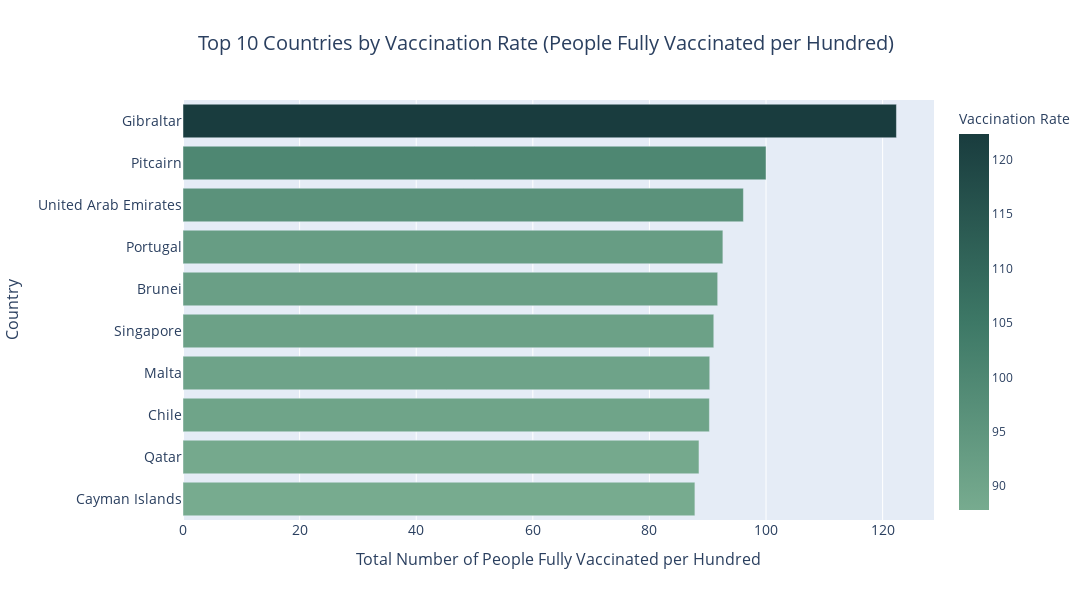

Notebook code for this chart:
### Markdown cell above
#### 4.1.1 Top 10 Countries by Vaccination Rate

### Code cell
# Highest vaccination rates
fig = go.Figure(go.Bar(
    x=highest_vaccination_rates['Total Number of People Fully Vaccinated per Hundred'],
    y=highest_vaccination_rates['Country'],
    orientation='h', # Horizontal bar chart
    marker={
        'color': highest_vaccination_rates['Total Number of People Fully Vaccinated per Hundred'],
        'coloraxis': 'coloraxis' # Color bars based on vaccination rate
    } 
))

# Customize the chart layout
fig.update_layout(
    title={
        'text': 'Top 10 Countries by Vaccination Rate (People Fully Vaccinated per Hundred)',
        'x': 0.5,  # Center the title horizontally
        'xanchor': 'center',  # Ensure the centering is based on the middle of the text
        'font': {
            'size': 20 # Title font size
        }  
    },
    xaxis={
        'title': 'Total Number of People Fully Vaccinated per Hundred',
        'title_font_size': 16,  # X-axis title font size
        'tickfont_size': 14  # X-axis tick font size
    },
    yaxis={
        'title': 'Country',
        'title_font_size': 16,  # Y-axis title font size
        'tickfont_size': 14,  # Y-axis tick font size
        'autorange': "reversed" # Countries ordered from highest vaccination rate at the top
    },
    coloraxis={
        'colorscale': color_scale_top,
        'colorbar': {
            'title': 'Vaccination Rate'
        }
    },
    height=600,
    width=1200
)

fig.show()

### Figure 1 — Plotly figure (JSON) as saved in the notebook; plotly's stock layout.template omitted (floating-point values rounded to 4 significant figures)
{"data": [{"marker": {"color": [122.4, 100.0, 96.12, 92.6, 91.71, 91.04, 90.35, 90.29, 88.5, 87.8], "coloraxis": "coloraxis"}, "orientation": "h", "type": "bar", "x": [122.4, 100.0, 96.12, 92.6, 91.71, 91.04, 90.35, 90.29, 88.5, 87.8], "y": ["Gibraltar", "Pitcairn", "United Arab Emirates", "Portugal", "Brunei", "Singapore", "Malta", "Chile", "Qatar", "Cayman Islands"]}], "layout": {"coloraxis": {"colorbar": {"title": {"text": "Vaccination Rate"}}, "colorscale": [[0, "rgb(119, 171, 143)"], [0.5, "rgb(61, 120, 102)"], [1, "rgb(25, 60, 62)"]]}, "height": 600, "title": {"font": {"size": 20}, "text": "Top 10 Countries by Vaccination Rate (People Fully Vaccinated per Hundred)", "x": 0.5, "xanchor": "center"}, "width": 1200, "xaxis": {"tickfont": {"size": 14}, "title": {"font": {"size": 16}, "text": "Total Number of People Fully Vaccinated per Hundred"}}, "yaxis": {"autorange": "reversed", "tickfont": {"size": 14}, "title": {"font": {"size": 16}, "text": "Country"}}}}
